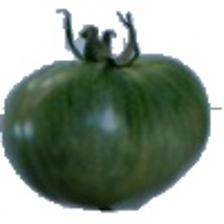
#> input picture Fully Auto/Center_line/Test data/test_center_1.jpg, 224 x 224 px
$ python -i Center_of_mass.py   (imports and definitions only)
#> lines starting #> are read from the running program, lines starting #| are printed output that depends on the picture; after the words box and inside, x2 and y2 are one past the last pixel; in counts of white or black regions, pixels touching at a corner belong together
#> further down, picture is the input picture: shape (224, 224, 3); mean B, G, R 141.4, 153.4, 140.6
# Fruit Centerline Detection and Gripper Line Drawing with Angle, Direction, and Auto Saving
import cv2
import numpy as np
import matplotlib.pyplot as plt
from scipy.ndimage import center_of_mass
import os
import math

# Global to store fruit name for saving
fruit_name = "fruit"

# [39 lines left out: function detect_and_crop_fruit, not called in this run]

def calculate_alignment_angle_and_draw(image, show_plot=True):
#> called with show_plot = True
    gray = cv2.cvtColor(image, cv2.COLOR_BGR2GRAY)
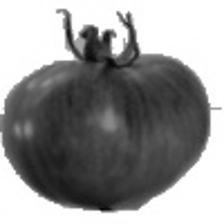
#> gray: shape (224, 224); min 6, max 255, mean 148.2
    _, binary = cv2.threshold(gray, 100, 255, cv2.THRESH_BINARY_INV + cv2.THRESH_OTSU)
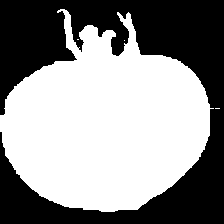
#> binary: shape (224, 224); 56.1% white; 1 black region, box (x1, y1, x2, y2) and area: (0, 0, 224, 224) 22033

    kernel = np.ones((5, 5), np.uint8)
    cleaned = cv2.morphologyEx(binary, cv2.MORPH_OPEN, kernel)
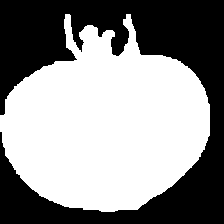
#> cleaned: shape (224, 224); 55.9% white; 1 black region, box (x1, y1, x2, y2) and area: (0, 0, 224, 224) 22127
    cleaned = cv2.morphologyEx(cleaned, cv2.MORPH_CLOSE, kernel)
#> cleaned: shape (224, 224); 56% white; 1 black region

    contours, _ = cv2.findContours(cleaned, cv2.RETR_EXTERNAL, cv2.CHAIN_APPROX_SIMPLE)
#> contours = 1 contour; box (x1, y1, x2, y2) and area: (0, 14, 210, 212) 27726
    if len(contours) == 0:
        print("No object detected!")
        return None

    largest_contour = max(contours, key=cv2.contourArea)
#> largest_contour = contour of 278 points, box (x1, y1, x2, y2) (0, 14, 210, 212), area 27726
    points = largest_contour.reshape(-1, 2).astype(np.float32)
#> points = 278 pairs, first value 0 to 209, second value 14 to 211

    if len(points) < 5:
        print("Not enough points for PCA. Skipping.")
        return None

    mean, eigenvectors = cv2.PCACompute(points, mean=None, maxComponents=2)
#> mean = [[102.1, 99.79]]; eigenvectors = [[-0.323, 0.946], [0.946, 0.323]]
    principal_direction = eigenvectors[0]
#> principal_direction = [-0.323, 0.946]
    gripper_direction = np.array([-principal_direction[1], principal_direction[0]])
#> gripper_direction = [-0.946, -0.323]

    com = center_of_mass(cleaned)
#> com = (124.1, 105.2)
    com_y, com_x = int(com[0]), int(com[1])
#> com_y = 124; com_x = 105

    # Calculate angle and direction
    dx, dy = gripper_direction
#> dx = -0.946; dy = -0.323
    angle_rad = math.atan2(dy, dx)
#> angle_rad = -2.81
    angle_deg = math.degrees(angle_rad) % 180
#> angle_deg = 18.84
    direction = "clockwise" if 0 <= angle_deg <= 90 else "anticlockwise"
#> direction = 'clockwise'
    print(f"Angle: {angle_deg:.1f}°")
#| Angle: 18.8°
    print(f"Direction: {direction}")
#| Direction: clockwise

    if show_plot:
        output = cv2.cvtColor(gray, cv2.COLOR_GRAY2BGR)
        height, width = output.shape[:2]
#> height = 224; width = 224
        line_length = max(height, width) * 2
#> line_length = 448

        x1 = int(com_x - line_length * gripper_direction[0])
#> x1 = 528
        y1 = int(com_y - line_length * gripper_direction[1])
#> y1 = 268
        x2 = int(com_x + line_length * gripper_direction[0])
#> x2 = -318
        y2 = int(com_y + line_length * gripper_direction[1])
#> y2 = -20

        cv2.line(output, (x1, y1), (x2, y2), (255, 0, 0), 3)
        cv2.drawMarker(output, (com_x, com_y), (0, 0, 255), markerType=cv2.MARKER_CROSS, markerSize=20, thickness=2)

        rect = cv2.minAreaRect(largest_contour)
#> rect = ((101.2, 119.9), (195.3, 196.2), -47.63)
        box = cv2.boxPoints(rect)
#> box = [[107.8, 258.2], [-37.12, 125.9], [94.52, -18.36], [239.5, 113.9]]
        box = np.intp(box)
#> box = [[107, 258], [-37, 125], [94, -18], [239, 113]]
        cv2.drawContours(output, [box], 0, (0, 255, 0), 2)

        # Draw angle and direction text (black, smaller, 2 lines)
        font = cv2.FONT_HERSHEY_SIMPLEX
        font_scale = 0.8
        thickness = 2
        text_x = 10
        text_y = 30
        cv2.putText(output, f"Angle: {angle_deg:.1f}°", (text_x, text_y), font, font_scale, (0, 0, 0), thickness)
        cv2.putText(output, f"Direction: {direction}", (text_x, text_y + 30), font, font_scale, (0, 0, 0), thickness)
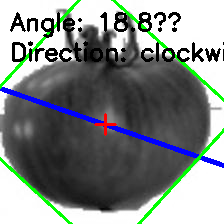
#> output: shape (224, 224, 3); mean B, G, R 134, 135.6, 129

        plt.figure(figsize=(8, 10))
        plt.imshow(cv2.cvtColor(output, cv2.COLOR_BGR2RGB))
        plt.title("Gripper Line and Orientation")
        plt.axis('off')
        plt.show()

        # Save the image to specified path
        save_dir = r"C:\Users\hitis\Desktop\Applied Robotics\Report\Codes\Fully Auto\Center_line\Results"
        os.makedirs(save_dir, exist_ok=True)
        file_name = f"{fruit_name}_{angle_deg:.1f}deg_{direction}.jpg"
#> file_name = 'fruit_18.8deg_clockwise.jpg'
        save_path = os.path.join(save_dir, file_name)
        cv2.imwrite(save_path, output)
        print(f"Saved output image to: {save_path}")
#| Saved output image to: C:\Users\hitis\Desktop\Applied Robotics\Report\Codes\Fully Auto\Center_line\Results/fruit_18.8deg_clockwise.jpg

    return gripper_direction

# [13 lines left out: function process_fruit_image, not called in this run]

# [9 lines not run here, left out]

>>> import cv2
>>> picture = cv2.imread('Test data/test_center_1.jpg')
>>> result = calculate_alignment_angle_and_draw(picture)
#> result = [-0.946, -0.323]

$ run again, on Fully Auto/Center_line/Test data/test_center_11.jpg
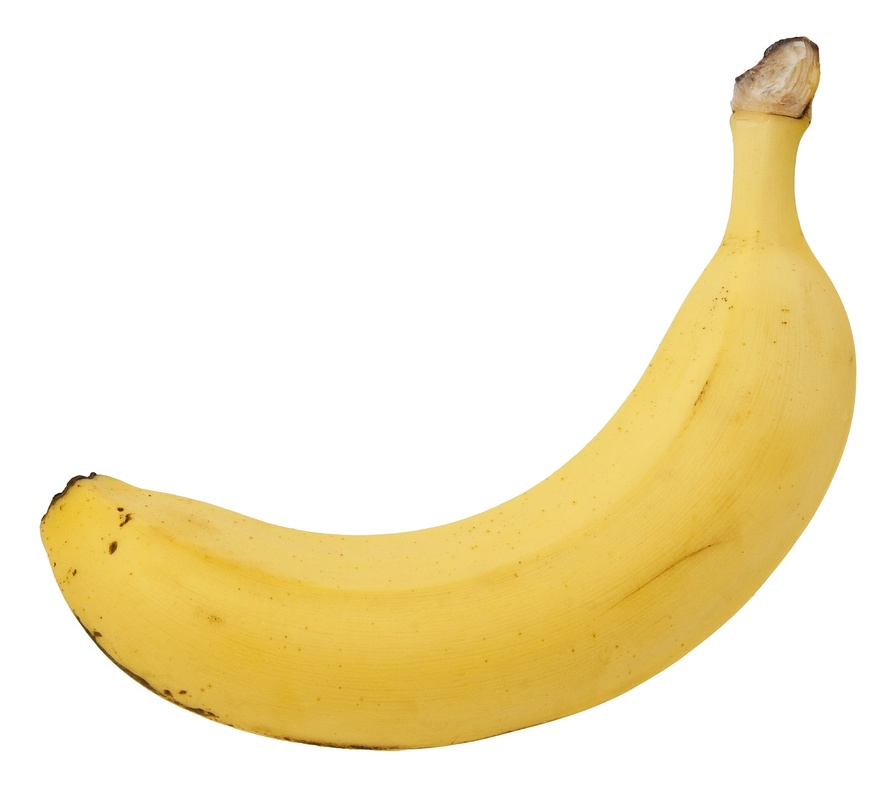
#> input picture Fully Auto/Center_line/Test data/test_center_11.jpg, 895 x 789 px, shrunk from 2324 x 2048 before the run
#> picture is the input picture: shape (789, 895, 3); mean B, G, R 204.4, 235.4, 246.2
#> in calculate_alignment_angle_and_draw, `_, binary = cv2.threshold(gray, 100, 255, cv2.THRESH_BINARY_INV + cv2...`:
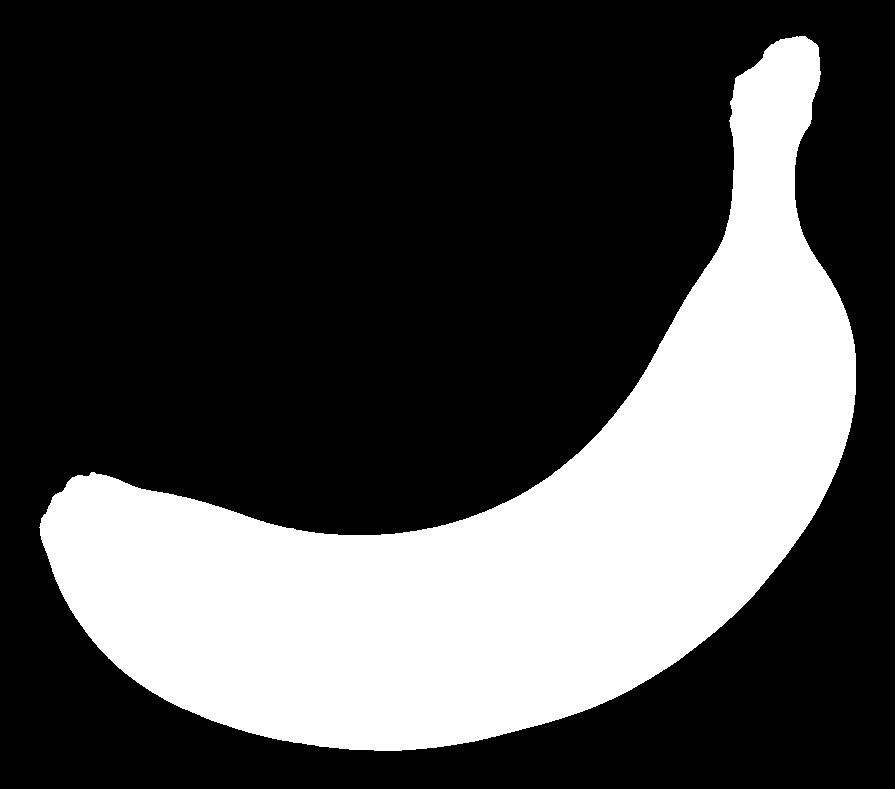
#> binary: shape (789, 895); 29.7% white; 1 white region, box (x1, y1, x2, y2) and area: (39, 36, 856, 751) 209471
#> cleaned: shape (789, 895); 29.7% white; 1 white region
#> contours = 1 contour; box (x1, y1, x2, y2) and area: (40, 36, 856, 751) 208278
#> largest_contour = contour of 1154 points, box (x1, y1, x2, y2) (40, 36, 856, 751), area 208278
#> points = 1154 pairs, first value 40 to 855, second value 36 to 750
#> mean = [[514.1, 479]]; eigenvectors = [[0.874, -0.485], [0.485, 0.874]]
#> principal_direction = [0.874, -0.485]
#> gripper_direction = [0.485, 0.874]
#> com = (521.2, 512.5)
#> com_y = 521; com_x = 512
#> dx = 0.485; dy = 0.874
#> angle_rad = 1.06
#> angle_deg = 60.97
#> direction = 'clockwise'
#| Angle: 61.0°
#| Direction: clockwise
#> x1 = -356
#> y1 = -1044
#> x2 = 1380
#> y2 = 2086
#> rect = ((532.8, 471.1), (932, 475.3), -31.78)
#> in calculate_alignment_angle_and_draw, `box = cv2.boxPoints(rect)`: box = [[261.7, 918.5], [11.46, 514.5], [803.8, 23.68], [1054.1, 427.7]]
#> in calculate_alignment_angle_and_draw, `box = np.intp(box)`: box = [[261, 918], [11, 514], [803, 23], [1054, 427]]
#> in calculate_alignment_angle_and_draw, `cv2.putText(output, f"Direction: {direction}", (text_x, text_y + 30), ..`:
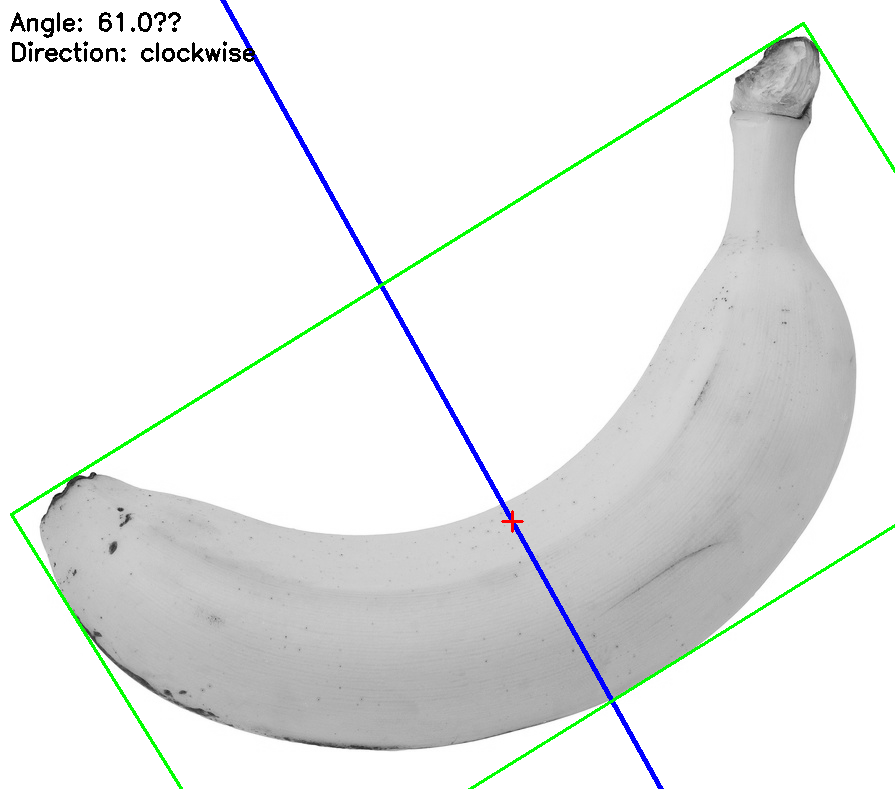
#> output: shape (789, 895, 3); mean B, G, R 231.9, 232.7, 230.4
#> file_name = 'fruit_61.0deg_clockwise.jpg'
#| Saved output image to: C:\Users\hitis\Desktop\Applied Robotics\Report\Codes\Fully Auto\Center_line\Results/fruit_61.0deg_clockwise.jpg
#> result = [0.485, 0.874]

$ run again, on Fully Auto/Center_line/Test data/test_center_12.jpg
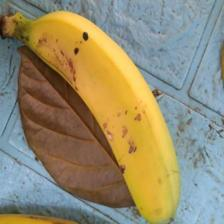
#> input picture Fully Auto/Center_line/Test data/test_center_12.jpg, 224 x 224 px
#> picture is the input picture: shape (224, 224, 3); mean B, G, R 110.7, 139.5, 147.9
#> in calculate_alignment_angle_and_draw, `_, binary = cv2.threshold(gray, 100, 255, cv2.THRESH_BINARY_INV + cv2...`:
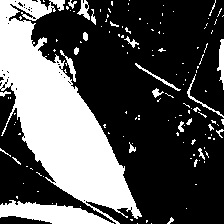
#> binary: shape (224, 224); 32.8% white; 138 white regions (112 under 20 px), largest, box (x1, y1, x2, y2) and area: (0, 0, 142, 224) 13136, (0, 200, 114, 224) 1567, (217, 39, 224, 90) 195
#> contours = 8 contours, 2 with area under 20; largest, box (x1, y1, x2, y2) and area: (0, 0, 140, 216) 11744, (0, 203, 109, 224) 1425, (20, 0, 47, 18) 255, (219, 39, 224, 80) 126, (53, 0, 65, 7) 49, (80, 8, 87, 14) 29
#> largest_contour = contour of 250 points, box (x1, y1, x2, y2) (0, 0, 140, 216), area 11744
#> points = 250 pairs, first value 0 to 139, second value 0 to 215
#> mean = [[72.84, 130.6]]; eigenvectors = [[0.503, 0.864], [0.864, -0.503]]
#> principal_direction = [0.503, 0.864]
#> gripper_direction = [-0.864, 0.503]
#> com = (126.3, 59.69)
#> com_y = 126; com_x = 59
#> dx = -0.864; dy = 0.503
#> angle_rad = 2.61
#> angle_deg = 149.8
#> direction = 'anticlockwise'
#| Angle: 149.8°
#| Direction: anticlockwise
#> x1 = 446
#> y1 = -99
#> x2 = -328
#> y2 = 351
#> rect = ((52.77, 117.3), (72.77, 255.8), -30.26)
#> in calculate_alignment_angle_and_draw, `box = cv2.boxPoints(rect)`: box = [[85.78, 246], [-43.09, 25.13], [19.77, -11.53], [148.6, 209.4]]
#> in calculate_alignment_angle_and_draw, `box = np.intp(box)`: box = [[85, 246], [-43, 25], [19, -11], [148, 209]]
#> in calculate_alignment_angle_and_draw, `cv2.putText(output, f"Direction: {direction}", (text_x, text_y + 30), ..`:
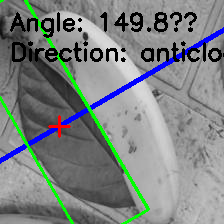
#> output: shape (224, 224, 3); mean B, G, R 130.1, 130.6, 124.9
#> file_name = 'fruit_149.8deg_anticlockwise.jpg'
#| Saved output image to: C:\Users\hitis\Desktop\Applied Robotics\Report\Codes\Fully Auto\Center_line\Results/fruit_149.8deg_anticlockwise.jpg
#> result = [-0.864, 0.503]
